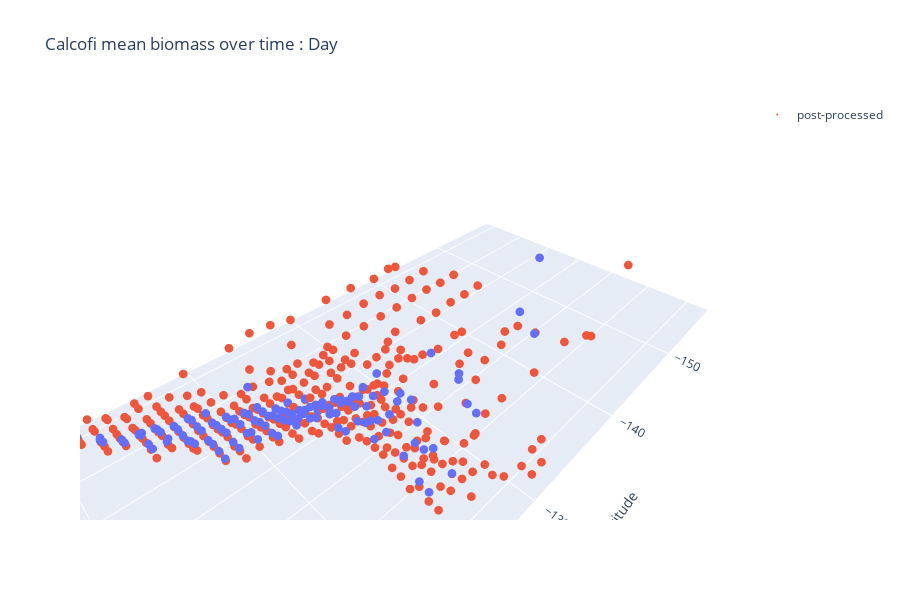

Notebook source saved alongside this figure:
### Code cell
data_to_plot = pd.DataFrame(
    {
        "original": data.day.mean(["time"]).dropna("latitude", how="all").dropna("longitude", how="all").to_series(),
        "post-processed": new_data.day.mean(["time"])
        .dropna("latitude", how="all")
        .dropna("longitude", how="all")
        .to_series(),
    }
)

figure = px.scatter_3d(data_to_plot.reset_index(), x="longitude", y="latitude", z="original", title="Day observations")

figure.add_scatter3d(
    x=data_to_plot.reset_index().longitude,
    y=data_to_plot.reset_index().latitude,
    z=data_to_plot["post-processed"],
    mode="markers",
    name="post-processed",
)

figure.update_traces(marker={"size": 0}).update_layout(
    scene={
        "xaxis": {"backgroundcolor": "rgba(0,0,0,0)"},
        "yaxis": {"backgroundcolor": "rgba(0,0,0,0)"},
        "aspectmode": "manual",
        "aspectratio": {"x": 2, "y": 1, "z": 0.5},
        "camera": {"eye": {"x": 0.80, "y": 0.80, "z": 0.80}},
    },
    title=f"{station} mean biomass over time : Day",
    height=600,
)

### Figure 1 — Plotly figure (JSON) as saved in the notebook; plotly's stock layout.template omitted (floating-point values rounded to 4 significant figures; data arrays with more than 128 entries replaced by an {"elided": "..."} marker saying what was removed)
{"data": [{"hovertemplate": "longitude=%{x}<br>latitude=%{y}<br>original=%{z}<extra></extra>", "legendgroup": "", "marker": {"color": "#636efa", "size": 0, "symbol": "circle"}, "mode": "markers", "name": "", "scene": "scene", "showlegend": false, "type": "scatter3d", "x": {"elided": "1287 float values"}, "y": {"elided": "1287 float values"}, "z": {"elided": "1287 float values"}}, {"marker": {"size": 0}, "mode": "markers", "name": "post-processed", "type": "scatter3d", "x": {"elided": "1287 float values"}, "y": {"elided": "1287 float values"}, "z": {"elided": "1287 float values"}}], "layout": {"height": 600, "legend": {"tracegroupgap": 0}, "scene": {"aspectmode": "manual", "aspectratio": {"x": 2, "y": 1, "z": 0.5}, "camera": {"eye": {"x": 0.8, "y": 0.8, "z": 0.8}}, "domain": {"x": [0, 1], "y": [0, 1]}, "xaxis": {"backgroundcolor": "rgba(0,0,0,0)", "title": {"text": "longitude"}}, "yaxis": {"backgroundcolor": "rgba(0,0,0,0)", "title": {"text": "latitude"}}, "zaxis": {"title": {"text": "original"}}}, "title": {"text": "Calcofi mean biomass over time : Day"}}}
